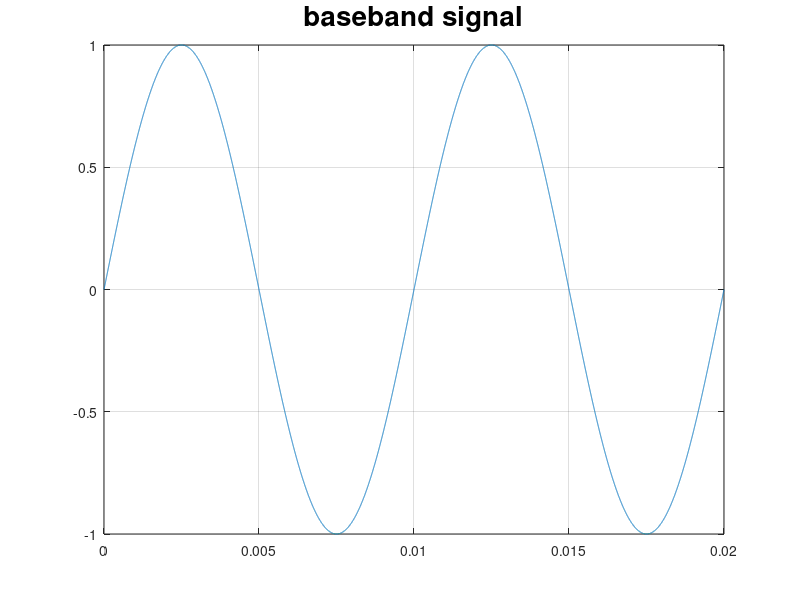
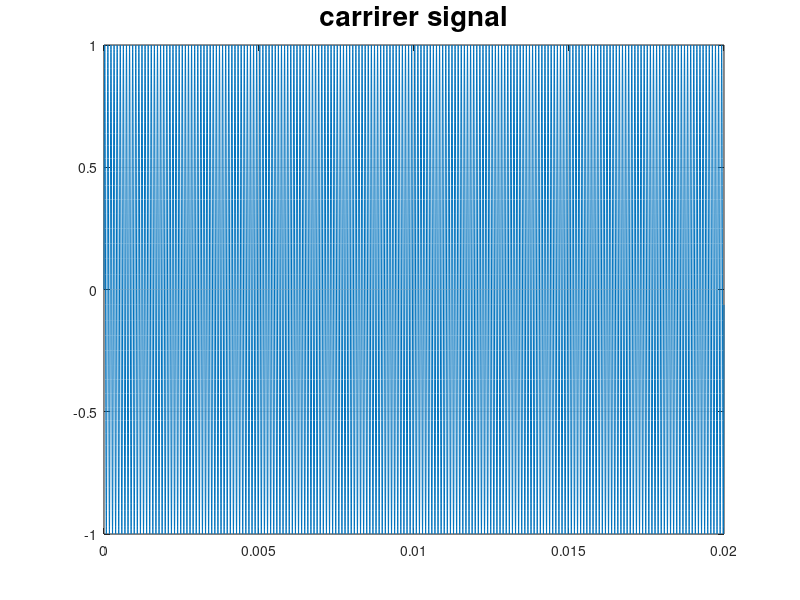
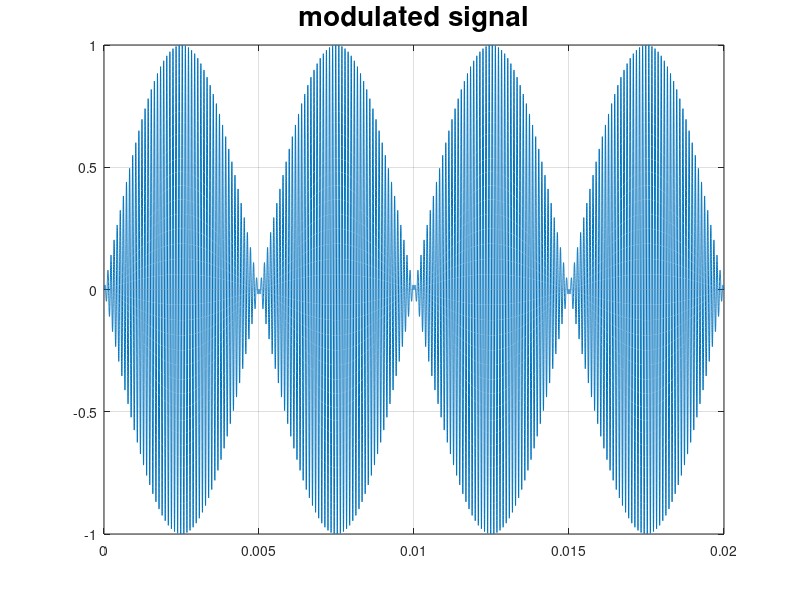
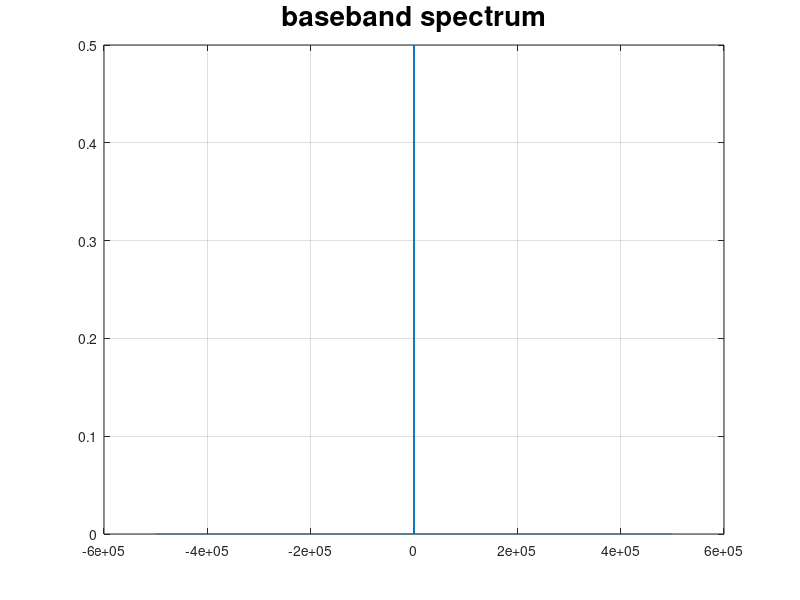

Source code (MATLAB) for these figures, in order:
#given vars
fm = 100
fc = 10e3

#scalling time domain
dt = 0.000001;
N  = 20e3;
t  = [0 : dt : (N-1)*dt];

#ploting  basband signal
m = sin(2*pi*fm*t);
figure(1);
plot(t,m);grid on;
title("baseband signal","fontsize",20);

#plotting  carrier
c = sin(2*pi*fc*t);
figure(2);
plot(t,c);grid on;
title("carrirer signal","fontsize",20);

#plotting modulated signal
s = m.*c;
figure(3);
plot(t,s);
plot(t,s);grid on;
title("modulated signal","fontsize",20);

#scaling frequency domain 
fs = 1/dt;
df = 1/(N*dt);
f  = [(-0.5*fs):df:(0.5*fs-df)];

#ploting baseband spectrum
ffm = fft(m);
ffms = fftshift(ffm)/N;
figure(4);
plot(f,abs(ffms));grid on;
title("baseband spectrum","fontsize",20);

#ploting carrier spectrum
ffc = fft(c);
ffcs = fftshift(ffc)/N;
figure(5);
plot(f,abs(ffcs));grid on;
title("carrier spectrum","fontsize",20);

#ploting modulated spectrum
ffs = fft(s);
ffss = fftshift(ffs)/N;
figure(6);
plot(f,abs(ffss));grid on;
title("modulated spectrum","fontsize",20);
